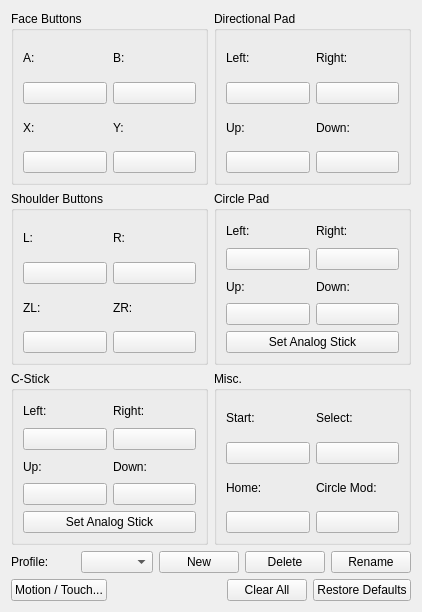
<?xml version="1.0" encoding="UTF-8"?>
<ui version="4.0">
 <class>ConfigurationInput</class>
 <widget class="QWidget" name="ConfigurationInput">
  <property name="geometry">
   <rect>
    <x>0</x>
    <y>0</y>
    <width>422</width>
    <height>612</height>
   </rect>
  </property>
  <property name="windowTitle">
   <string>ConfigurationInput</string>
  </property>
  <layout class="QVBoxLayout" name="verticalLayout_5">
   <item>
    <layout class="QGridLayout" name="gridLayout_7">
     <item row="0" column="0">
      <widget class="QGroupBox" name="faceButtons">
       <property name="title">
        <string>Face Buttons</string>
       </property>
       <property name="flat">
        <bool>false</bool>
       </property>
       <property name="checkable">
        <bool>false</bool>
       </property>
       <layout class="QGridLayout" name="gridLayout">
        <item row="0" column="0">
         <layout class="QVBoxLayout" name="verticalLayout">
          <item>
           <widget class="QLabel" name="label">
            <property name="text">
             <string>A:</string>
            </property>
           </widget>
          </item>
          <item>
           <widget class="QPushButton" name="buttonA">
            <property name="text">
             <string/>
            </property>
           </widget>
          </item>
         </layout>
        </item>
        <item row="0" column="1">
         <layout class="QVBoxLayout" name="verticalLayout_2">
          <item>
           <widget class="QLabel" name="label_2">
            <property name="text">
             <string>B:</string>
            </property>
           </widget>
          </item>
          <item>
           <widget class="QPushButton" name="buttonB">
            <property name="text">
             <string/>
            </property>
           </widget>
          </item>
         </layout>
        </item>
        <item row="1" column="0">
         <layout class="QVBoxLayout" name="verticalLayout_3">
          <item>
           <widget class="QLabel" name="label_3">
            <property name="text">
             <string>X:</string>
            </property>
           </widget>
          </item>
          <item>
           <widget class="QPushButton" name="buttonX">
            <property name="text">
             <string/>
            </property>
           </widget>
          </item>
         </layout>
        </item>
        <item row="1" column="1">
         <layout class="QVBoxLayout" name="verticalLayout_4">
          <item>
           <widget class="QLabel" name="label_4">
            <property name="text">
             <string>Y:</string>
            </property>
           </widget>
          </item>
          <item>
           <widget class="QPushButton" name="buttonY">
            <property name="text">
             <string/>
            </property>
           </widget>
          </item>
         </layout>
        </item>
       </layout>
      </widget>
     </item>
     <item row="0" column="1">
      <widget class="QGroupBox" name="faceButtons_2">
       <property name="title">
        <string>Directional Pad</string>
       </property>
       <property name="flat">
        <bool>false</bool>
       </property>
       <property name="checkable">
        <bool>false</bool>
       </property>
       <layout class="QGridLayout" name="gridLayout_2">
        <item row="1" column="0">
         <layout class="QVBoxLayout" name="verticalLayout_12">
          <item>
           <widget class="QLabel" name="label_34">
            <property name="text">
             <string>Up:</string>
            </property>
           </widget>
          </item>
          <item>
           <widget class="QPushButton" name="buttonDpadUp">
            <property name="text">
             <string/>
            </property>
           </widget>
          </item>
         </layout>
        </item>
        <item row="1" column="1">
         <layout class="QVBoxLayout" name="verticalLayout_9">
          <item>
           <widget class="QLabel" name="label_35">
            <property name="text">
             <string>Down:</string>
            </property>
           </widget>
          </item>
          <item>
           <widget class="QPushButton" name="buttonDpadDown">
            <property name="text">
             <string/>
            </property>
           </widget>
          </item>
         </layout>
        </item>
        <item row="0" column="0">
         <layout class="QVBoxLayout" name="verticalLayout_10">
          <item>
           <widget class="QLabel" name="label_32">
            <property name="text">
             <string>Left:</string>
            </property>
           </widget>
          </item>
          <item>
           <widget class="QPushButton" name="buttonDpadLeft">
            <property name="text">
             <string/>
            </property>
           </widget>
          </item>
         </layout>
        </item>
        <item row="0" column="1">
         <layout class="QVBoxLayout" name="verticalLayout_11">
          <item>
           <widget class="QLabel" name="label_33">
            <property name="text">
             <string>Right:</string>
            </property>
           </widget>
          </item>
          <item>
           <widget class="QPushButton" name="buttonDpadRight">
            <property name="text">
             <string/>
            </property>
           </widget>
          </item>
         </layout>
        </item>
       </layout>
      </widget>
     </item>
     <item row="1" column="0">
      <widget class="QGroupBox" name="faceButtons_3">
       <property name="title">
        <string>Shoulder Buttons</string>
       </property>
       <property name="flat">
        <bool>false</bool>
       </property>
       <property name="checkable">
        <bool>false</bool>
       </property>
       <layout class="QGridLayout" name="gridLayout_3">
        <item row="0" column="0">
         <layout class="QVBoxLayout" name="verticalLayout_13">
          <item>
           <widget class="QLabel" name="label_17">
            <property name="text">
             <string>L:</string>
            </property>
           </widget>
          </item>
          <item>
           <widget class="QPushButton" name="buttonL">
            <property name="text">
             <string/>
            </property>
           </widget>
          </item>
         </layout>
        </item>
        <item row="0" column="1">
         <layout class="QVBoxLayout" name="verticalLayout_14">
          <item>
           <widget class="QLabel" name="label_19">
            <property name="text">
             <string>R:</string>
            </property>
           </widget>
          </item>
          <item>
           <widget class="QPushButton" name="buttonR">
            <property name="text">
             <string/>
            </property>
           </widget>
          </item>
         </layout>
        </item>
        <item row="1" column="0">
         <layout class="QVBoxLayout" name="verticalLayout_15">
          <item>
           <widget class="QLabel" name="label_20">
            <property name="text">
             <string>ZL:</string>
            </property>
           </widget>
          </item>
          <item>
           <widget class="QPushButton" name="buttonZL">
            <property name="text">
             <string/>
            </property>
           </widget>
          </item>
         </layout>
        </item>
        <item row="1" column="1">
         <layout class="QVBoxLayout" name="verticalLayout_16">
          <item>
           <widget class="QLabel" name="label_18">
            <property name="text">
             <string>ZR:</string>
            </property>
           </widget>
          </item>
          <item>
           <widget class="QPushButton" name="buttonZR">
            <property name="text">
             <string/>
            </property>
           </widget>
          </item>
         </layout>
        </item>
       </layout>
      </widget>
     </item>
     <item row="1" column="1">
      <widget class="QGroupBox" name="faceButtons_4">
       <property name="title">
        <string>Circle Pad</string>
       </property>
       <property name="flat">
        <bool>false</bool>
       </property>
       <property name="checkable">
        <bool>false</bool>
       </property>
       <layout class="QGridLayout" name="gridLayout_4">
        <item row="2" column="0" colspan="2">
         <widget class="QPushButton" name="buttonCircleAnalog">
          <property name="text">
           <string>Set Analog Stick</string>
          </property>
         </widget>
        </item>
        <item row="0" column="0">
         <layout class="QVBoxLayout" name="verticalLayout_17">
          <item>
           <widget class="QLabel" name="label_21">
            <property name="text">
             <string>Left:</string>
            </property>
           </widget>
          </item>
          <item>
           <widget class="QPushButton" name="buttonCircleLeft">
            <property name="text">
             <string/>
            </property>
           </widget>
          </item>
         </layout>
        </item>
        <item row="0" column="1">
         <layout class="QVBoxLayout" name="verticalLayout_18">
          <item>
           <widget class="QLabel" name="label_23">
            <property name="text">
             <string>Right:</string>
            </property>
           </widget>
          </item>
          <item>
           <widget class="QPushButton" name="buttonCircleRight">
            <property name="text">
             <string/>
            </property>
           </widget>
          </item>
         </layout>
        </item>
        <item row="1" column="0">
         <layout class="QVBoxLayout" name="verticalLayout_19">
          <item>
           <widget class="QLabel" name="label_24">
            <property name="text">
             <string>Up:</string>
            </property>
           </widget>
          </item>
          <item>
           <widget class="QPushButton" name="buttonCircleUp">
            <property name="text">
             <string/>
            </property>
           </widget>
          </item>
         </layout>
        </item>
        <item row="1" column="1">
         <layout class="QVBoxLayout" name="verticalLayout_20">
          <item>
           <widget class="QLabel" name="label_22">
            <property name="text">
             <string>Down:</string>
            </property>
           </widget>
          </item>
          <item>
           <widget class="QPushButton" name="buttonCircleDown">
            <property name="text">
             <string/>
            </property>
           </widget>
          </item>
         </layout>
        </item>
       </layout>
      </widget>
     </item>
     <item row="2" column="0">
      <widget class="QGroupBox" name="faceButtons_5">
       <property name="title">
        <string>C-Stick</string>
       </property>
       <property name="flat">
        <bool>false</bool>
       </property>
       <property name="checkable">
        <bool>false</bool>
       </property>
       <layout class="QGridLayout" name="gridLayout_5">
        <item row="0" column="0">
         <layout class="QVBoxLayout" name="verticalLayout_21">
          <item>
           <widget class="QLabel" name="label_25">
            <property name="text">
             <string>Left:</string>
            </property>
           </widget>
          </item>
          <item>
           <widget class="QPushButton" name="buttonCStickLeft">
            <property name="text">
             <string/>
            </property>
           </widget>
          </item>
         </layout>
        </item>
        <item row="0" column="1">
         <layout class="QVBoxLayout" name="verticalLayout_22">
          <item>
           <widget class="QLabel" name="label_27">
            <property name="text">
             <string>Right:</string>
            </property>
           </widget>
          </item>
          <item>
           <widget class="QPushButton" name="buttonCStickRight">
            <property name="text">
             <string/>
            </property>
           </widget>
          </item>
         </layout>
        </item>
        <item row="1" column="0">
         <layout class="QVBoxLayout" name="verticalLayout_23">
          <item>
           <widget class="QLabel" name="label_28">
            <property name="text">
             <string>Up:</string>
            </property>
           </widget>
          </item>
          <item>
           <widget class="QPushButton" name="buttonCStickUp">
            <property name="text">
             <string/>
            </property>
           </widget>
          </item>
         </layout>
        </item>
        <item row="1" column="1">
         <layout class="QVBoxLayout" name="verticalLayout_24">
          <item>
           <widget class="QLabel" name="label_26">
            <property name="text">
             <string>Down:</string>
            </property>
           </widget>
          </item>
          <item>
           <widget class="QPushButton" name="buttonCStickDown">
            <property name="text">
             <string/>
            </property>
           </widget>
          </item>
         </layout>
        </item>
        <item row="2" column="0" colspan="2">
         <widget class="QPushButton" name="buttonCStickAnalog">
          <property name="text">
           <string>Set Analog Stick</string>
          </property>
         </widget>
        </item>
       </layout>
      </widget>
     </item>
     <item row="2" column="1">
      <widget class="QGroupBox" name="faceButtons_6">
       <property name="title">
        <string>Misc.</string>
       </property>
       <property name="flat">
        <bool>false</bool>
       </property>
       <property name="checkable">
        <bool>false</bool>
       </property>
       <layout class="QGridLayout" name="gridLayout_6">
        <item row="0" column="0">
         <layout class="QVBoxLayout" name="verticalLayout_25">
          <item>
           <widget class="QLabel" name="label_29">
            <property name="text">
             <string>Start:</string>
            </property>
           </widget>
          </item>
          <item>
           <widget class="QPushButton" name="buttonStart">
            <property name="text">
             <string/>
            </property>
           </widget>
          </item>
         </layout>
        </item>
        <item row="0" column="1">
         <layout class="QVBoxLayout" name="verticalLayout_26">
          <item>
           <widget class="QLabel" name="label_30">
            <property name="text">
             <string>Select:</string>
            </property>
           </widget>
          </item>
          <item>
           <widget class="QPushButton" name="buttonSelect">
            <property name="text">
             <string/>
            </property>
           </widget>
          </item>
         </layout>
        </item>
        <item row="1" column="0">
         <layout class="QVBoxLayout" name="verticalLayout_27">
          <item>
           <widget class="QLabel" name="label_31">
            <property name="text">
             <string>Home:</string>
            </property>
           </widget>
          </item>
          <item>
           <widget class="QPushButton" name="buttonHome">
            <property name="text">
             <string/>
            </property>
           </widget>
          </item>
         </layout>
        </item>
        <item row="1" column="1">
         <layout class="QVBoxLayout" name="verticalLayout_28">
          <item>
           <widget class="QLabel" name="label_36">
            <property name="text">
             <string>Circle Mod:</string>
            </property>
           </widget>
          </item>
          <item>
           <widget class="QPushButton" name="buttonCircleMod">
            <property name="text">
             <string/>
            </property>
           </widget>
          </item>
         </layout>
        </item>
       </layout>
      </widget>
     </item>
    </layout>
   </item>
   <item>
    <layout class="QVBoxLayout" name="verticalLayout_6">
     <item>
      <layout class="QHBoxLayout" name="horizontalLayout_3">
       <item>
        <widget class="QLabel" name="label_5">
         <property name="text">
          <string>Profile:</string>
         </property>
        </widget>
       </item>
       <item>
        <widget class="QComboBox" name="profile"/>
       </item>
       <item>
        <widget class="QPushButton" name="buttonNew">
         <property name="text">
          <string>New</string>
         </property>
        </widget>
       </item>
       <item>
        <widget class="QPushButton" name="buttonDelete">
         <property name="text">
          <string>Delete</string>
         </property>
        </widget>
       </item>
       <item>
        <widget class="QPushButton" name="buttonRename">
         <property name="text">
          <string>Rename</string>
         </property>
        </widget>
       </item>
      </layout>
     </item>
     <item>
      <layout class="QHBoxLayout" name="horizontalLayout">
       <item>
        <widget class="QPushButton" name="buttonMotionTouch">
         <property name="sizePolicy">
          <sizepolicy hsizetype="Minimum" vsizetype="Fixed">
           <horstretch>0</horstretch>
           <verstretch>0</verstretch>
          </sizepolicy>
         </property>
         <property name="sizeIncrement">
          <size>
           <width>0</width>
           <height>0</height>
          </size>
         </property>
         <property name="baseSize">
          <size>
           <width>0</width>
           <height>0</height>
          </size>
         </property>
         <property name="layoutDirection">
          <enum>Qt::LeftToRight</enum>
         </property>
         <property name="text">
          <string>Motion / Touch...</string>
         </property>
        </widget>
       </item>
       <item>
        <spacer name="horizontalSpacer">
         <property name="orientation">
          <enum>Qt::Horizontal</enum>
         </property>
         <property name="sizeHint" stdset="0">
          <size>
           <width>40</width>
           <height>20</height>
          </size>
         </property>
        </spacer>
       </item>
       <item>
        <widget class="QPushButton" name="buttonClearAll">
         <property name="sizePolicy">
          <sizepolicy hsizetype="Minimum" vsizetype="Fixed">
           <horstretch>0</horstretch>
           <verstretch>0</verstretch>
          </sizepolicy>
         </property>
         <property name="sizeIncrement">
          <size>
           <width>0</width>
           <height>0</height>
          </size>
         </property>
         <property name="baseSize">
          <size>
           <width>0</width>
           <height>0</height>
          </size>
         </property>
         <property name="layoutDirection">
          <enum>Qt::LeftToRight</enum>
         </property>
         <property name="text">
          <string>Clear All</string>
         </property>
        </widget>
       </item>
       <item>
        <widget class="QPushButton" name="buttonRestoreDefaults">
         <property name="sizePolicy">
          <sizepolicy hsizetype="Minimum" vsizetype="Fixed">
           <horstretch>0</horstretch>
           <verstretch>0</verstretch>
          </sizepolicy>
         </property>
         <property name="sizeIncrement">
          <size>
           <width>0</width>
           <height>0</height>
          </size>
         </property>
         <property name="baseSize">
          <size>
           <width>0</width>
           <height>0</height>
          </size>
         </property>
         <property name="layoutDirection">
          <enum>Qt::LeftToRight</enum>
         </property>
         <property name="text">
          <string>Restore Defaults</string>
         </property>
        </widget>
       </item>
      </layout>
     </item>
    </layout>
   </item>
  </layout>
 </widget>
 <resources/>
 <connections/>
</ui>
